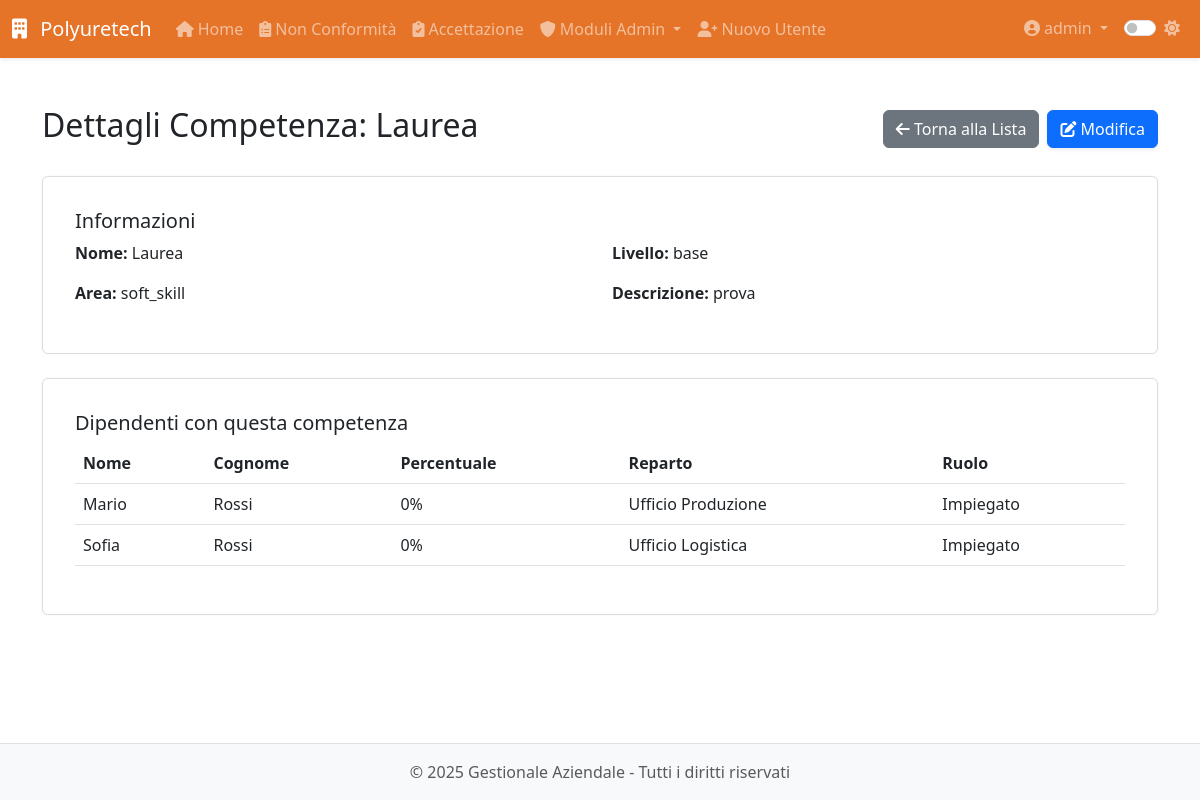
The page /modulo8/competenze/visualizza/1 (signed in) on the database as committed earlier.
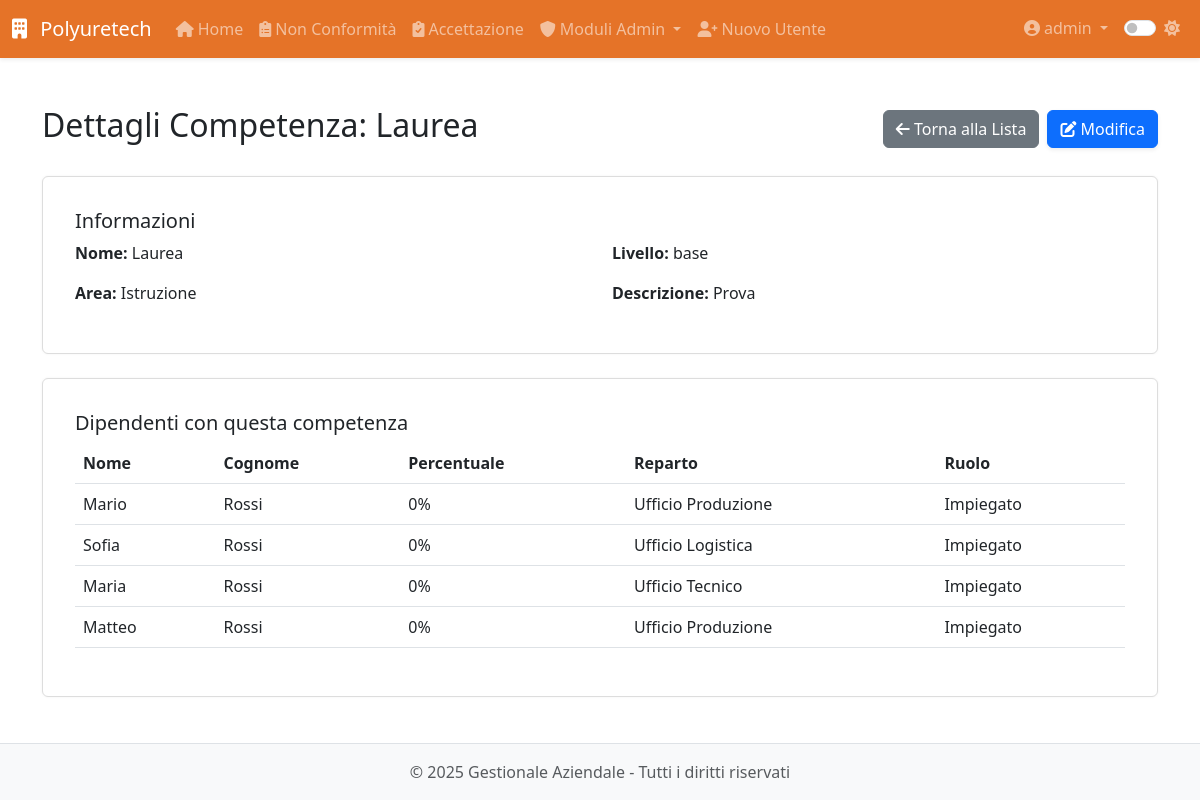
The same page on the database as committed later.
### app/models.py (models this page shows, shortened)
class Competenza(db.Model):
    __tablename__ = 'competenza'
    id = db.Column(db.Integer, primary_key=True)
    nome = db.Column(db.String(64), nullable=False, unique=True)
    descrizione = db.Column(db.Text)
    livello = db.Column(db.String(20))  # base, intermedio, avanzato
    area = db.Column(db.String(64))     # tecnica, amministrativa, etc.
    created_at = db.Column(db.DateTime, default=datetime.utcnow)
    created_by_id = db.Column(db.Integer, db.ForeignKey('users.id'))
    dipendenti_associati = db.relationship('DipendenteCompetenza',
                                         back_populates='competenza',
                                         overlaps="competenze,dipendenti")
    performance = db.relationship('Performance', back_populates='competenza', cascade='all, delete-orphan')

class Dipendente(db.Model):
    __tablename__ = 'dipendente'
    id = db.Column(db.Integer, primary_key=True)
    nome = db.Column(db.String(100), nullable=False)
    cognome = db.Column(db.String(100), nullable=False)
    data_nascita = db.Column(db.Date, nullable=False)
    luogo_nascita = db.Column(db.String(100), nullable=False)
    provincia_nascita = db.Column(db.String(2), nullable=False)
    codice_fiscale = db.Column(db.String(16))
    email = db.Column(db.String(120))
    telefono = db.Column(db.String(20))
    matricola = db.Column(db.String(20), unique=True)
    reparto = db.Column(db.String(100))
    ruolo = db.Column(db.String(100))
    data_assunzione_somministrazione = db.Column(db.Date)
    agenzia_somministrazione = db.Column(db.String(100))
    data_assunzione_indeterminato = db.Column(db.Date)
    legge_104 = db.Column(db.Boolean, default=False)
    donatore_avis = db.Column(db.Boolean, default=False)
    indirizzo_residenza = db.Column(db.String(200))
    citta_residenza = db.Column(db.String(100))
    provincia_residenza = db.Column(db.String(2))
    cap_residenza = db.Column(db.String(5))
    data_cessazione = db.Column(db.Date)
    note = db.Column(db.Text)
    archiviato = db.Column(db.Boolean, default=False)
    created_by_id = db.Column(db.Integer, db.ForeignKey('users.id'))
    created_by = db.relationship('User', backref='dipendenti_creati')
    competenze = db.relationship('Competenza',
                               secondary='dipendente_competenza',
                               backref=db.backref('dipendenti', lazy='dynamic'))
    competenze_associate = db.relationship('DipendenteCompetenza',
                                         back_populates='dipendente',
                                         overlaps="competenze,dipendenti")
    vestiario = db.relationship('Inventory',
                              secondary='prelievi_vestiario',
                              backref='dipendenti')
    performance = db.relationship('Performance', back_populates='dipendente', cascade='all, delete-orphan')
    partecipazioni_corsi = db.relationship('PartecipazioneCorso', backref='dipendente', lazy=True)
    corsi_sicurezza = db.relationship('CorsoSicurezza', secondary='dipendente_corso_sicurezza',
                                    backref=db.backref('dipendenti', lazy=True))

### app/routes/modulo8.py (the view)
@modulo8.route('/competenze/visualizza/<int:id>')
@login_required
@admin_required
def visualizza_competenza(id):
    competenza = Competenza.query.get_or_404(id)
    dipendenti = competenza.dipendenti.all()
    return render_template('modulo8/competenze/view.html',
                         title=f'Dettagli Competenza: {competenza.nome}',
                         competenza=competenza,
                         dipendenti=dipendenti)

### app/models.py (called while the page is built)
@login_manager.user_loader
def load_user(id):
    return User.query.get(int(id))

    def is_admin(self):
        return self.role == 'admin'

### app/utils.py (called while the page is built)
def admin_required(f):
    @wraps(f)
    def decorated_function(*args, **kwargs):
        if not current_user.is_admin:
            abort(403)
        return f(*args, **kwargs)
    return decorated_function

### app/templates/modulo8/competenze/view.html
{% extends 'base.html' %}
{% block content %}
<div class="module-view">
    <div class="d-flex justify-content-between align-items-center mb-4">
        <h2>Dettagli Competenza: {{ competenza.nome }}</h2>
        <div class="d-flex gap-2">
            <a href="{{ url_for('modulo8.competenze') }}" class="btn btn-secondary">
                <i class="fas fa-arrow-left"></i> Torna alla Lista
            </a>
            <a href="{{ url_for('modulo8.modifica_competenza', id=competenza.id) }}" class="btn btn-primary">
                <i class="fas fa-edit"></i> Modifica
            </a>
        </div>
    </div>
    <div class="card mb-4">
        <div class="card-body">
            <h5 class="card-title">Informazioni</h5>
            <div class="row">
                <div class="col-md-6">
                    <p><strong>Nome:</strong> {{ competenza.nome }}</p>
                    <p><strong>Area:</strong> {{ competenza.area or 'Non specificata' }}</p>
                </div>
                <div class="col-md-6">
                    <p><strong>Livello:</strong> {{ competenza.livello or 'Non specificato' }}</p>
                    <p><strong>Descrizione:</strong> {{ competenza.descrizione or 'Nessuna descrizione' }}</p>
                </div>
            </div>
        </div>
    </div>
    <div class="card">
        <div class="card-body">
            <h5 class="card-title">Dipendenti con questa competenza</h5>
            <div class="table-responsive">
                <table class="table">
                    <thead>
                        <tr>
                            <th>Nome</th>
                            <th>Cognome</th>
                            <th>Percentuale</th>
                            <th>Reparto</th>
                            <th>Ruolo</th>
                        </tr>
                    </thead>
                    <tbody>
                        {% for dip in dipendenti %}
                            <tr>
                                <td>{{ dip.nome }}</td>
                                <td>{{ dip.cognome }}</td>
                                <td>{{ dip.competenze|selectattr('id', 'eq', competenza.id)|map(attribute='percentuale')|first|default(0) }}%</td>
                                <td>{{ dip.reparto or '—' }}</td>
                                <td>{{ dip.ruolo or '—' }}</td>
                            </tr>
                        {% endfor %}
                    </tbody>
                </table>
            </div>
        </div>
    </div>
</div>
{% endblock %}

Rows that differ between the two databases and show on the page:
changed Competenza "Laurea": area "soft_skill" → "Istruzione"; descrizione "prova" → "Prova"
now on this page (row unchanged): Dipendente: nome "Maria", cognome "Rossi", competenze|selectattr "0", reparto "Ufficio Tecnico", ruolo "Impiegato"
added Dipendente: nome "Matteo", cognome "Rossi", competenze|selectattr "0", reparto "Ufficio Produzione", ruolo "Impiegato"
